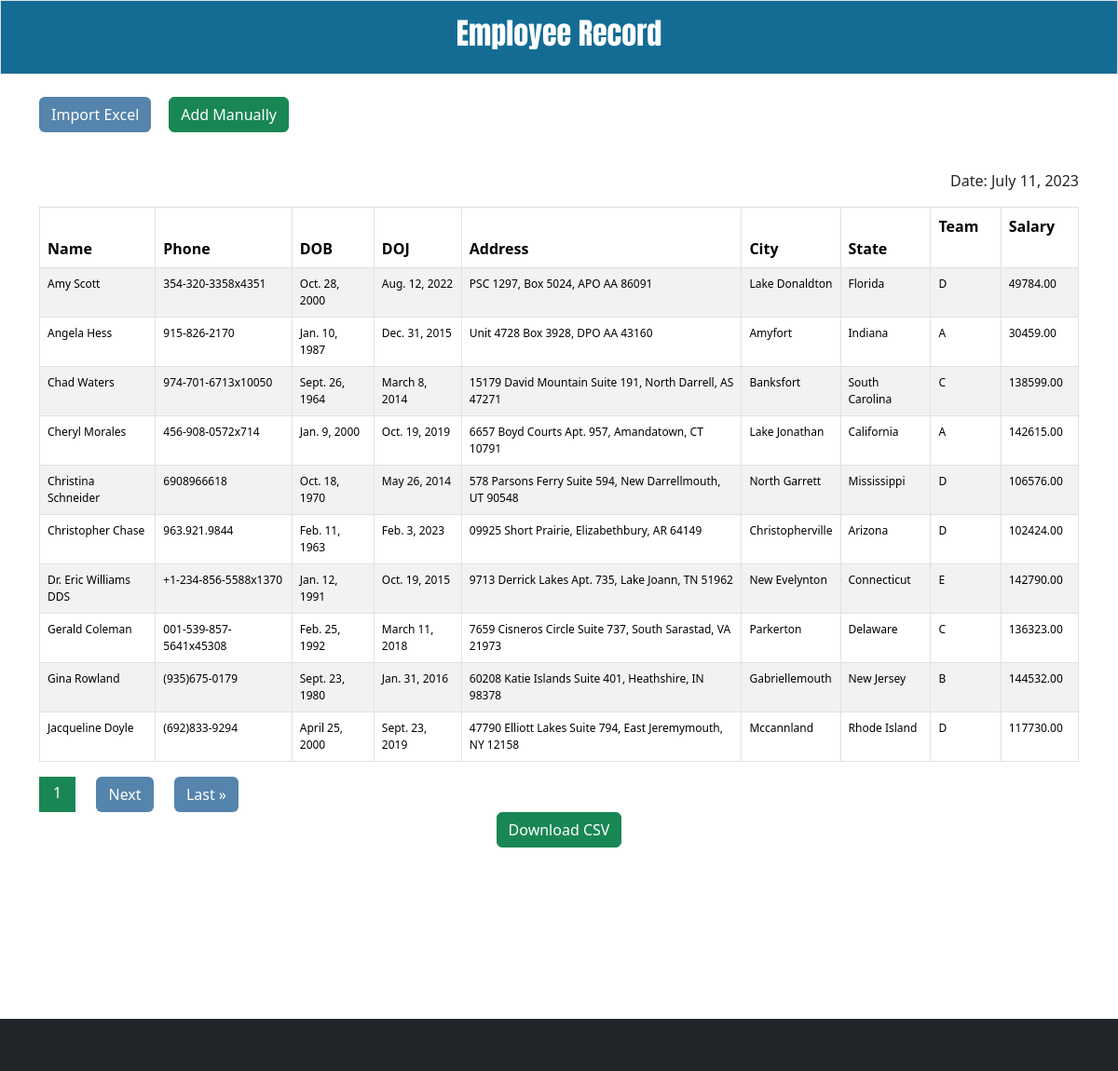
Page /?sort=name on the earlier database version.
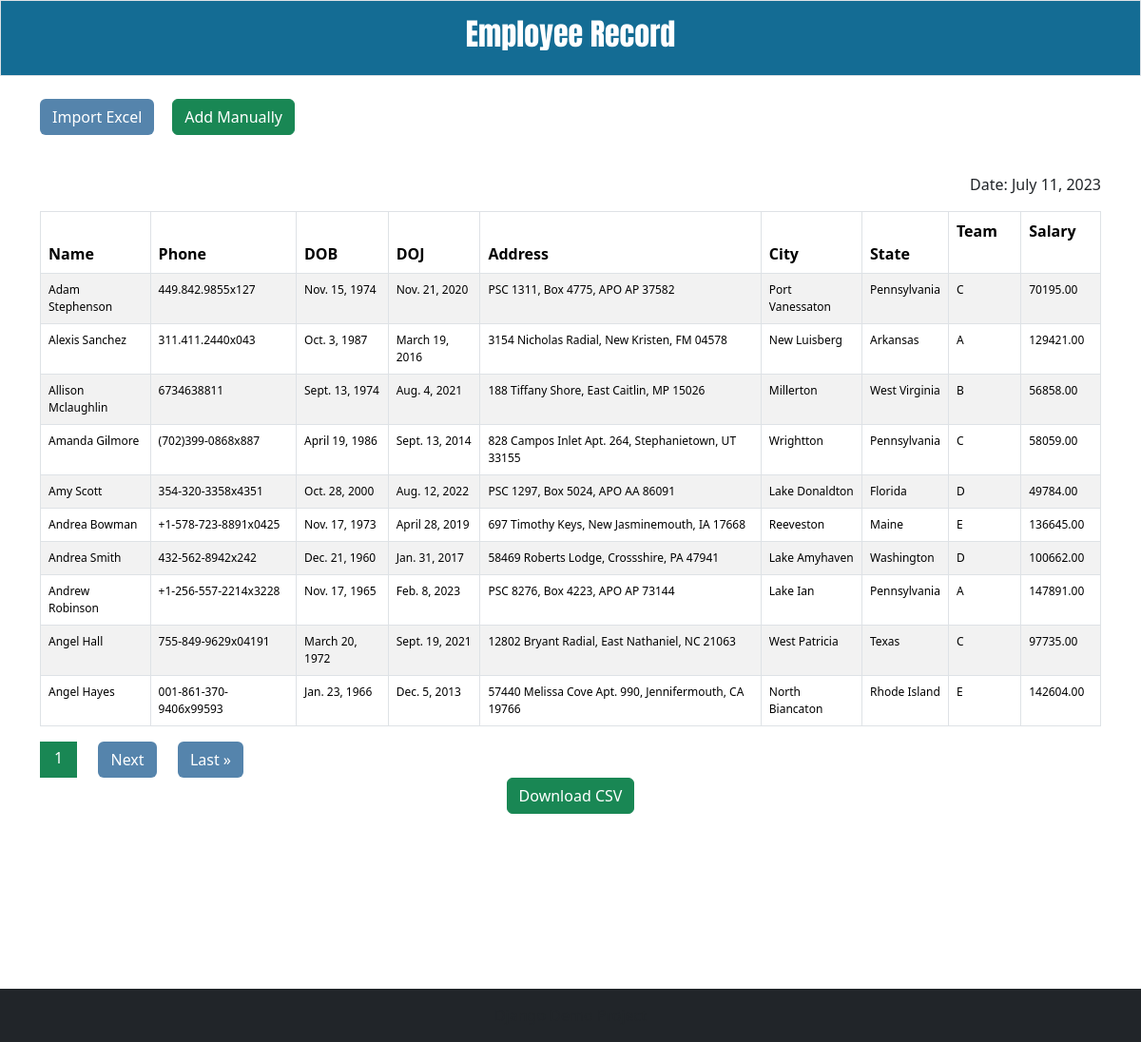
Same page on the later database version.
### firstapp/models.py (models this page shows)
class Employee(models.Model):
    phone_regex = RegexValidator(
        regex=r'^\+?\d{10,15}$',
        message="Phone number must be entered in the format: '+919999999999'. Up to 15 digits allowed."
    )
    GENDER_CHOICES = [
    ('M', 'Male'),
    ('F', 'Female'),
    ('O', 'Other'),
]
    def validate_dob(value):
        if value.year < 1950:
            raise ValidationError("Invalid date of birth. Year must be greater than or equal to 1950.")
        if value.year > 2005:
            raise ValidationError("Invalid date of birth. Year must be less than 2005")
    name = models.CharField(max_length=100, unique=True)
    phone = models.CharField(validators=[phone_regex], max_length=15, unique=True)
    dob = models.DateField(validators=[validate_dob])
    gender = models.CharField(max_length=1, choices=GENDER_CHOICES, default='Male')
    doj = models.DateField()
    address = models.CharField(max_length=250)
    city = models.CharField(max_length=25)
    state = models.CharField(max_length=25)
    team = models.CharField(max_length=100)
    salary = models.DecimalField(max_digits=8, decimal_places=2)
    created_at = models.DateTimeField(auto_now_add=True)
    updated_at = models.DateTimeField(auto_now=True)
    class Meta:
        unique_together = ['name', 'phone']

### firstapp/views.py (the view, shortened to what this page needs)
# urls.py: path('', EmployeeListView.as_view(), name='employee_list'),
class EmployeeListView(View):
    def get(self, request):
        form = EmployeeForm()
        employees = Employee.objects.all()
        sort = request.GET.get('sort')
        order = request.GET.get('order')
        if sort == 'name':
            employees = employees.order_by('name')
        elif sort == 'doj':
            employees = employees.order_by('doj')
        elif sort == 'city':
            employees = employees.order_by('city')
        elif sort == 'state':
            employees = employees.order_by('state')
        elif sort == 'team':
            employees = employees.order_by('team')
        elif sort == 'salary':
            employees = employees.order_by('salary')
        if sort and order == 'desc':
            employees = employees.reverse()
        else:
            order = 'asc'
        paginator = Paginator(employees, per_page=settings.PAGINATION_PER_PAGE)
        page_number = request.GET.get('page')
        page_obj = paginator.get_page(page_number)
        CurrentDate = datetime.now().date()
        return render(request, 'employees.html', {'form': form, 'page_obj': page_obj, 'date': CurrentDate, 'sort': sort, 'order': order})

### firstapp/templates/employees.html (shortened to what the changed rows need)
{% extends 'base.html' %}
{% load static %}
{% block content %}
<div class="container mt-4" style="margin-bottom: 20%;">
    <table class="table table-striped table-bordered">
        <thead class="text-light" style="background-color: #5584AC;">
            <tr>
                <th>
                    Name
                    <a href="?sort=name{% if sort == 'name' and order == 'asc' %}&order=desc{% endif %}"
                        style="margin-left: 5%; text-decoration: none; color: white;">
                        {% if sort == 'name' %}
                        {% if order == 'asc' %}
                        <span>&uarr;</span>
                        {% else %}
                        <span>&darr;</span>
                        {% endif %}
                        {% else %}
                        <span>&darr;</span>
                        {% endif %}
                    </a>
                </th>
                <th>Phone</th>
                <th>DOB</th>
                <th>
                    DOJ
                    <a href="?sort=doj{% if sort == 'doj' and order == 'asc' %}&order=desc{% endif %}"
                        style="margin-left: 5%; text-decoration: none; color: white;">
                        {% if sort == 'doj' %}
                        {% if order == 'asc' %}
                        <span>&uarr;</span>
                        {% else %}
                        <span>&darr;</span>
                        {% endif %}
                        {% else %}
                        <span>&darr;</span>
                        {% endif %}
                    </a>
                </th>
                <th>Address</th>
                <th>
                    City
                    <a href="?sort=city{% if sort == 'city' and order == 'asc' %}&order=desc{% endif %}"
                        style="margin-left: 5%; text-decoration: none; color: white;">
                        {% if sort == 'city' %}
                        {% if order == 'asc' %}
                        <span>&uarr;</span>
                        {% else %}
                        <span>&darr;</span>
                        {% endif %}
                        {% else %}
                        <span>&darr;</span>
                        {% endif %}
                    </a>
                </th>
                <th>
                    State
                    <a href="?sort=state{% if sort == 'state' and order == 'asc' %}&order=desc{% endif %}"
                        style="margin-left: 5%; text-decoration: none; color: white;">
                        {% if sort == 'state' %}
                        {% if order == 'asc' %}
                        <span>&uarr;</span>
                        {% else %}
                        <span>&darr;</span>
                        {% endif %}
                        {% else %}
                        <span>&darr;</span>
                        {% endif %}
                    </a>
                </th>
                <th>
                    Team
                    <a href="?sort=team{% if sort == 'team' and order == 'asc' %}&order=desc{% endif %}"
                        style="margin-left: 5%; text-decoration: none; color: white;">
                        {% if sort == 'team' %}
                        {% if order == 'asc' %}
                        <span>&uarr;</span>
                        {% else %}
                        <span>&darr;</span>
                        {% endif %}
                        {% else %}
                        <span>&darr;</span>
                        {% endif %}
                    </a>
                </th>
                <th>
                    Salary
                    <a href="?sort=salary{% if sort == 'salary' and order == 'asc' %}&order=desc{% endif %}"
                        style="margin-left: 5%; text-decoration: none; color: white;">
                        {% if sort == 'salary' %}
                        {% if order == 'asc' %}
                        <span>&uarr;</span>
                        {% else %}
                        <span>&darr;</span>
                        {% endif %}
                        {% else %}
                        <span>&darr;</span>
                        {% endif %}
                    </a>
                </th>
            </tr>
        </thead>
        <tbody class="thead-light">
            {% for employee in page_obj %}
            <tr style="font-size: 12px;">
                <td>{{ employee.name }}</td>
                <td>{{ employee.phone }}</td>
                <td>{{ employee.dob }}</td>
                <td>{{ employee.doj }}</td>
                <td>{{ employee.address }}</td>
                <td>{{ employee.city }}</td>
                <td>{{ employee.state }}</td>
                <td>{{ employee.team }}</td>
                <td>{{ employee.salary }}</td>
            </tr>
            {% endfor %}
        </tbody>
    </table>
</div>
{% endblock content %}

Differences in the rows shown:
no longer on this page (row unchanged): Employee: name "Angela Hess", phone "915-826-2170", dob "Jan. 10, 1987", doj "Dec. 31, 2015", address "Unit 4728 Box 3928, DPO AA 43160", city "Amyfort", state "Indiana", team "A", salary "30459.00"
no longer on this page (row unchanged): Employee: name "Chad Waters", phone "974-701-6713x10050", dob "Sept. 26, 1964", doj "March 8, 2014", address "15179 David Mountain Suite 191, North Darrell, AS 47271", city "Banksfort", state "South Carolina", team "C", salary "138599.00"
no longer on this page (row unchanged): Employee: name "Cheryl Morales", phone "456-908-0572x714", dob "Jan. 9, 2000", doj "Oct. 19, 2019", address "6657 Boyd Courts Apt. 957, Amandatown, CT 10791", city "Lake Jonathan", state "California", team "A", salary "142615.00"
no longer on this page (row unchanged): Employee: name "Christina Schneider", phone "6908966618", dob "Oct. 18, 1970", doj "May 26, 2014", address "578 Parsons Ferry Suite 594, New Darrellmouth, UT 90548", city "North Garrett", state "Mississippi", team "D", salary "106576.00"
no longer on this page (row unchanged): Employee: name "Christopher Chase", phone "963.921.9844", dob "Feb. 11, 1963", doj "Feb. 3, 2023", address "09925 Short Prairie, Elizabethbury, AR 64149", city "Christopherville", state "Arizona", team "D", salary "102424.00"
no longer on this page (row unchanged): Employee: name "Dr. Eric Williams DDS", phone "+1-234-856-5588x1370", dob "Jan. 12, 1991", doj "Oct. 19, 2015", address "9713 Derrick Lakes Apt. 735, Lake Joann, TN 51962", city "New Evelynton", state "Connecticut", team "E", salary "142790.00"
no longer on this page (row unchanged): Employee: name "Gerald Coleman", phone "001-539-857-5641x45308", dob "Feb. 25, 1992", doj "March 11, 2018", address "7659 Cisneros Circle Suite 737, South Sarastad, VA 21973", city "Parkerton", state "Delaware", team "C", salary "136323.00"
no longer on this page (row unchanged): Employee: name "Gina Rowland", phone "(935)675-0179", dob "Sept. 23, 1980", doj "Jan. 31, 2016", address "60208 Katie Islands Suite 401, Heathshire, IN 98378", city "Gabriellemouth", state "New Jersey", team "B", salary "144532.00"
no longer on this page (row unchanged): Employee: name "Jacqueline Doyle", phone "(692)833-9294", dob "April 25, 2000", doj "Sept. 23, 2019", address "47790 Elliott Lakes Suite 794, East Jeremymouth, NY 12158", city "Mccannland", state "Rhode Island", team "D", salary "117730.00"
added Employee: name "Adam Stephenson", phone "449.842.9855x127", dob "Nov. 15, 1974", doj "Nov. 21, 2020", address "PSC 1311, Box 4775, APO AP 37582", city "Port Vanessaton", state "Pennsylvania", team "C", salary "70195.00"
added Employee: name "Alexis Sanchez", phone "311.411.2440x043", dob "Oct. 3, 1987", doj "March 19, 2016", address "3154 Nicholas Radial, New Kristen, FM 04578", city "New Luisberg", state "Arkansas", team "A", salary "129421.00"
added Employee: name "Allison Mclaughlin", phone "6734638811", dob "Sept. 13, 1974", doj "Aug. 4, 2021", address "188 Tiffany Shore, East Caitlin, MP 15026", city "Millerton", state "West Virginia", team "B", salary "56858.00"
added Employee: name "Amanda Gilmore", phone "(702)399-0868x887", dob "April 19, 1986", doj "Sept. 13, 2014", address "828 Campos Inlet Apt. 264, Stephanietown, UT 33155", city "Wrightton", state "Pennsylvania", team "C", salary "58059.00"
added Employee: name "Andrea Bowman", phone "+1-578-723-8891x0425", dob "Nov. 17, 1973", doj "April 28, 2019", address "697 Timothy Keys, New Jasminemouth, IA 17668", city "Reeveston", state "Maine", team "E", salary "136645.00"
added Employee: name "Andrea Smith", phone "432-562-8942x242", dob "Dec. 21, 1960", doj "Jan. 31, 2017", address "58469 Roberts Lodge, Crossshire, PA 47941", city "Lake Amyhaven", state "Washington", team "D", salary "100662.00"
added Employee: name "Andrew Robinson", phone "+1-256-557-2214x3228", dob "Nov. 17, 1965", doj "Feb. 8, 2023", address "PSC 8276, Box 4223, APO AP 73144", city "Lake Ian", state "Pennsylvania", team "A", salary "147891.00"
added Employee: name "Angel Hall", phone "755-849-9629x04191", dob "March 20, 1972", doj "Sept. 19, 2021", address "12802 Bryant Radial, East Nathaniel, NC 21063", city "West Patricia", state "Texas", team "C", salary "97735.00"
added Employee: name "Angel Hayes", phone "001-861-370-9406x99593", dob "Jan. 23, 1966", doj "Dec. 5, 2013", address "57440 Melissa Cove Apt. 990, Jennifermouth, CA 19766", city "North Biancaton", state "Rhode Island", team "E", salary "142604.00"
